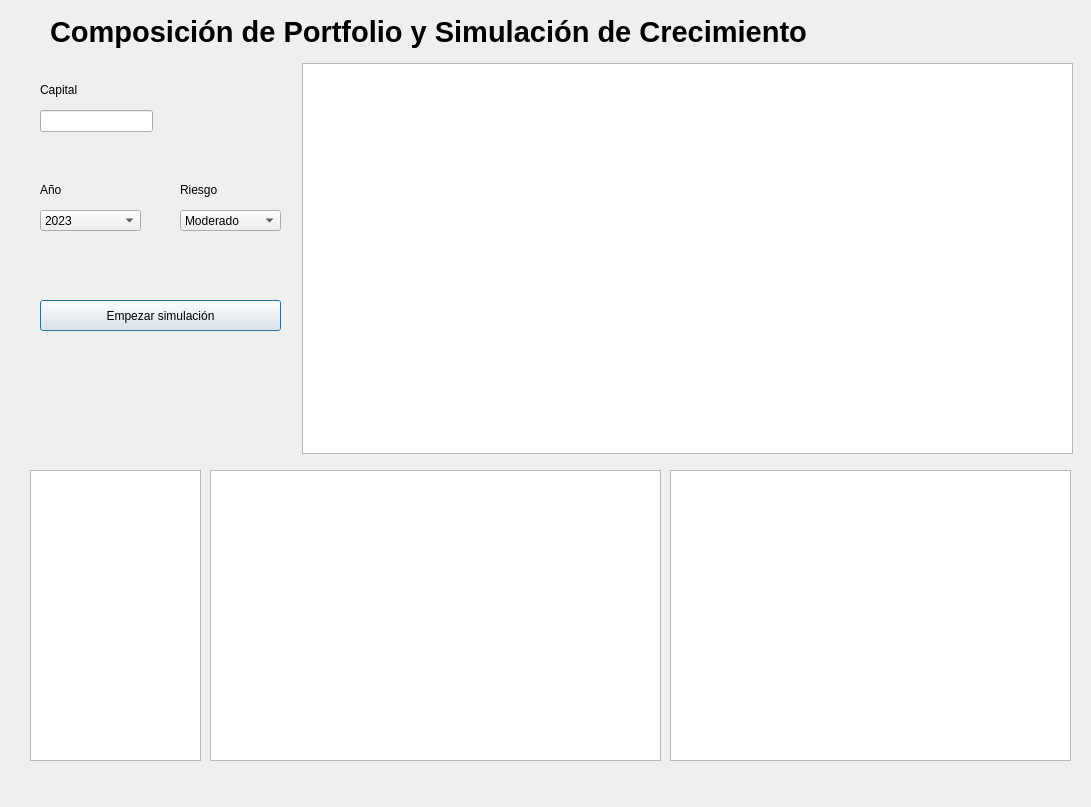
<?xml version="1.0" encoding="UTF-8"?>
<ui version="4.0">
 <class>Dialog</class>
 <widget class="QDialog" name="Dialog">
  <property name="geometry">
   <rect>
    <x>0</x>
    <y>0</y>
    <width>1091</width>
    <height>807</height>
   </rect>
  </property>
  <property name="minimumSize">
   <size>
    <width>1091</width>
    <height>0</height>
   </size>
  </property>
  <property name="windowTitle">
   <string>Dialog</string>
  </property>
  <widget class="QLabel" name="title">
   <property name="geometry">
    <rect>
     <x>50</x>
     <y>10</y>
     <width>1021</width>
     <height>45</height>
    </rect>
   </property>
   <property name="text">
    <string>&lt;html&gt;&lt;head/&gt;&lt;body&gt;&lt;p&gt;&lt;span style=&quot; font-size:22pt; font-weight:600;&quot;&gt;Composición de Portfolio y Simulación de Crecimiento&lt;/span&gt;&lt;/p&gt;&lt;/body&gt;&lt;/html&gt;</string>
   </property>
  </widget>
  <widget class="QTableWidget" name="tablaDatos">
   <property name="geometry">
    <rect>
     <x>670</x>
     <y>470</y>
     <width>401</width>
     <height>291</height>
    </rect>
   </property>
   <property name="maximumSize">
    <size>
     <width>401</width>
     <height>16777215</height>
    </size>
   </property>
  </widget>
  <widget class="QGraphicsView" name="graph">
   <property name="geometry">
    <rect>
     <x>302</x>
     <y>63</y>
     <width>771</width>
     <height>391</height>
    </rect>
   </property>
  </widget>
  <widget class="QPushButton" name="button_startSimulation">
   <property name="geometry">
    <rect>
     <x>40</x>
     <y>300</y>
     <width>241</width>
     <height>31</height>
    </rect>
   </property>
   <property name="text">
    <string>Empezar simulación</string>
   </property>
  </widget>
  <widget class="QGraphicsView" name="graph_bar">
   <property name="geometry">
    <rect>
     <x>210</x>
     <y>470</y>
     <width>451</width>
     <height>291</height>
    </rect>
   </property>
  </widget>
  <widget class="QComboBox" name="desplegable_year">
   <property name="geometry">
    <rect>
     <x>40</x>
     <y>210</y>
     <width>101</width>
     <height>21</height>
    </rect>
   </property>
   <item>
    <property name="text">
     <string>2023</string>
    </property>
   </item>
   <item>
    <property name="text">
     <string>2022</string>
    </property>
   </item>
  </widget>
  <widget class="QLabel" name="label">
   <property name="geometry">
    <rect>
     <x>40</x>
     <y>180</y>
     <width>51</width>
     <height>20</height>
    </rect>
   </property>
   <property name="text">
    <string>Año</string>
   </property>
  </widget>
  <widget class="QLabel" name="label_2">
   <property name="geometry">
    <rect>
     <x>180</x>
     <y>180</y>
     <width>51</width>
     <height>20</height>
    </rect>
   </property>
   <property name="text">
    <string>Riesgo</string>
   </property>
  </widget>
  <widget class="QComboBox" name="desplegable_riesgo">
   <property name="geometry">
    <rect>
     <x>180</x>
     <y>210</y>
     <width>101</width>
     <height>21</height>
    </rect>
   </property>
   <item>
    <property name="text">
     <string>Moderado</string>
    </property>
   </item>
   <item>
    <property name="text">
     <string>Conservador</string>
    </property>
   </item>
   <item>
    <property name="text">
     <string>Alto</string>
    </property>
   </item>
  </widget>
  <widget class="QListWidget" name="coins">
   <property name="geometry">
    <rect>
     <x>30</x>
     <y>470</y>
     <width>171</width>
     <height>291</height>
    </rect>
   </property>
  </widget>
  <widget class="QLineEdit" name="capital">
   <property name="geometry">
    <rect>
     <x>40</x>
     <y>110</y>
     <width>113</width>
     <height>22</height>
    </rect>
   </property>
  </widget>
  <widget class="QLabel" name="label_3">
   <property name="geometry">
    <rect>
     <x>40</x>
     <y>80</y>
     <width>51</width>
     <height>20</height>
    </rect>
   </property>
   <property name="text">
    <string>Capital</string>
   </property>
  </widget>
 </widget>
 <resources/>
 <connections/>
</ui>
